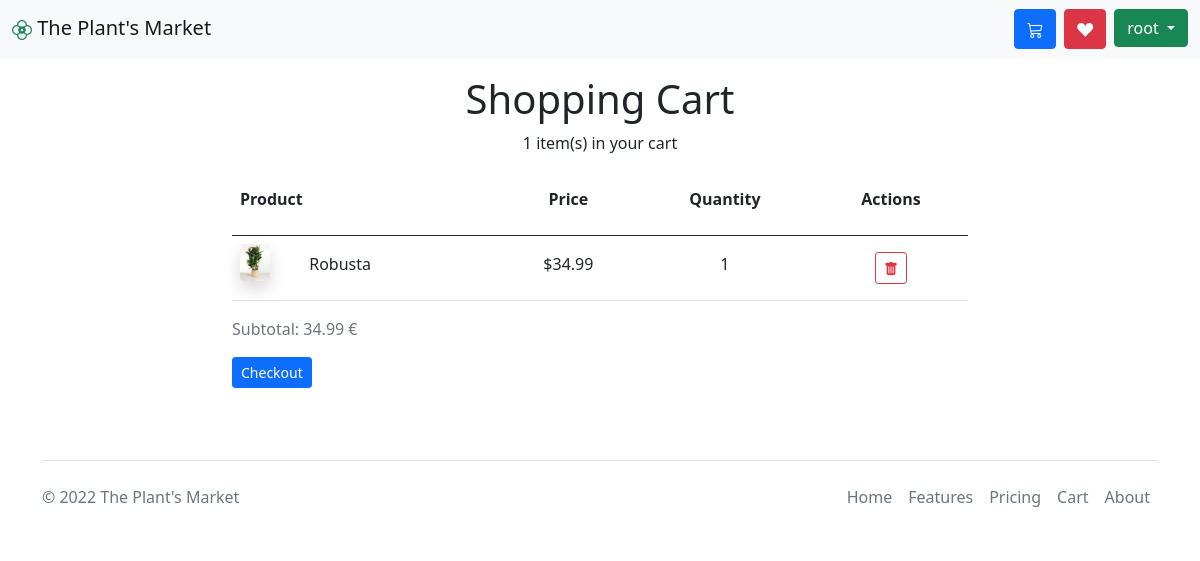
Screenshot of /cart/ (signed in) with the database file from the repository.
### store/models.py (models this page shows, shortened)
class Shopper(AbstractUser):
    favorite = models.ManyToManyField(Product)

class Product(models.Model):
    name = models.CharField(max_length=128)
    slug = models.SlugField(max_length=128)
    price = models.FloatField(default=0.0)
    quantity = models.IntegerField(default=0)
    description = models.TextField(blank=True)
    picture = models.ImageField(upload_to='img', blank=False, null=True)
    category = models.ForeignKey(Category, on_delete=models.SET_NULL, null=True)

### store/views.py (the view, shortened to what this page needs)
# urls.py: path('cart/', cart, name="cart"),
@login_required
def cart(request):
    get_cart = Cart.objects.get(user=request.user)
    cart_articles = CartProduct.objects.filter(user_cart=get_cart)
    products = []
    total = 0
    for i in cart_articles:
        get_product = Product.objects.get(id=i.product_id)
        get_product.quantity = i.quantity
        products.append(get_product)
        total += get_product.price * i.quantity
    return render(request, 'store/cart.html',
                  context={"cart_articles": products, "quantities": cart_articles, "total": total,
                           "products_number": len(products)})

### store/templates/store/cart.html (shortened to what this page needs)
{% extends 'base.html' %}
{% block content %}
    <section class="pt-3 pb-5">
        <div class="container">
            <div class="row">
                <div class="col-lg-2 col-md-2 col-2"></div>
                <div class="col-lg-8 col-md-8 col-8">
                    <h3 class="display-6 mb-2 text-center">Shopping Cart</h3>
                    <p class="mb-3 text-center">
                        {{ products_number }} item(s) in your cart
                    </p>
                    <table class="table table-condensed table-responsive">
                        <thead>
                        <tr>
                            <td>
                                <div class="row">
                                    <div class="col-md-9 mt-sm-2">
                                        <p class="center"><b>Product</b></p>
                                    </div>
                                </div>
                            </td>
                            <td>
                                <div class="mt-sm-2">
                                    <p class="text-center"><b>Price</b></p>
                                </div>
                            </td>
                            <td>
                                <div class="mt-sm-2">
                                    <p class="text-center"><b>Quantity</b></p>
                                </div>
                            </td>
                            <td>
                                <div class="mt-sm-2">
                                    <p class="text-center"><b>Actions</b></p>
                                </div>
                            </td>
                        </tr>
                        </thead>
                        <tbody>
                        {% for cart_article in cart_articles %}
                            <tr>
                                <td data-th="Product">
                                    <div class="row">
                                        <div class="col-md-3 text-left">
                                            <img width="30" height="30" src="{{ cart_article.picture.url }}" alt=""
                                                 class="img-fluid d-none d-md-block rounded mb-2 shadow ">
                                        </div>
                                        <div class="col-md-9 mt-sm-2">
                                            {{ cart_article.name }}{{ org }}
                                        </div>
                                    </div>
                                </td>
                                <td data-th="Price">
                                    <div class="mt-sm-2">
                                        <p class="text-center">${{ cart_article.price }}</p>
                                    </div>
                                </td>
                                <td data-th="Quantity">
                                    <div class="mt-sm-2">
                                      <p class="text-center">{{ cart_article.quantity }}</p>
                                    </div>
                                </td>
                                <td class="actions">
                                    <div class="mt-sm-2 text-center">
                                        <a href="{% url 'delete-product-to-cart' cart_article.slug %}" class="btn btn-outline-danger btn-sm btn-md mb-2">
                                            <i class="bi bi-trash-fill"></i>
                                        </a>
                                    </div>
                                </td>
                            </tr>
                        {% endfor %}
                        </tbody>
                    </table>
                    <div class="row">
                        <div class="col-lg-6 col-md-6 col-6 text-muted">
                            Subtotal: {{ total }} €
                        </div>
                        <form action="/cart/" method="POST">
                            <button class="btn btn-sm btn-primary mt-3">Checkout</button>
                        </form>
                    </div>
                </div>
                <div class="col-lg-2 col-md-2 col-2"></div>
            </div>
        </div>
    </section>
{% endblock %}

### templates/base.html (shortened to what this page needs)
{% load static %}
<!DOCTYPE html>
<html lang="en">
<head>
    <link href="https://cdn.jsdelivr.net/npm/bootstrap@5.0.2/dist/css/bootstrap.min.css" rel="stylesheet"
>
    <link rel="stylesheet" href="https://cdn.jsdelivr.net/npm/bootstrap-icons@1.9.1/font/bootstrap-icons.css">
    <link rel="stylesheet" href="{% static 'css/signin.css' %}">
    <link rel="stylesheet" href="{% static 'css/custom.css' %}">
</head>
<header>
    <nav class="navbar navbar-light bg-light">
        <div class="container-fluid">
            <a class="navbar-brand" href="{% url 'index' %}"><i class="bi bi-flower2 text-success"></i>&nbsp;The Plant's
                Market</a>
            <form class="d-flex">
                {% if user.cart %}
                    <a href="{% url 'cart' %}" class="btn btn-primary me-2"><i class="bi bi-cart3"></i></a>
                {% endif %}
                {% if user.is_authenticated %}
                    <a href="{% url 'show-favorite' %}" class="btn btn-danger me-2"><i
                            class="bi bi-suit-heart-fill"></i></a>
                    <div class="dropdown">
                        <button class="btn btn-success dropdown-toggle" type="button" id="dropdownMenuLink"
                                data-bs-toggle="dropdown" aria-expanded="false">
                            {{ user.username }}
                        </button>
                    </div>
                {% else %}
                    <a href="{% url 'login' %}" class="btn btn-success">Login</a>
                {% endif %}
            </form>
        </div>
    </nav>
</header>
<body>
{% block content %}
{% endblock %}
<div class="container mt-4">
    <footer class="d-flex flex-wrap justify-content-between align-items-center py-3 my-4 border-top">
        <p class="col-md-4 mb-0 text-muted">© 2022 The Plant's Market</p>
        <ul class="nav col-md-4 justify-content-end">
            <li class="nav-item"><a href="#" class="nav-link px-2 text-muted">Home</a></li>
            <li class="nav-item"><a href="#" class="nav-link px-2 text-muted">Features</a></li>
            <li class="nav-item"><a href="#" class="nav-link px-2 text-muted">Pricing</a></li>
            <li class="nav-item"><a href="#" class="nav-link px-2 text-muted">Cart</a></li>
            <li class="nav-item"><a href="#" class="nav-link px-2 text-muted">About</a></li>
        </ul>
    </footer>
</div>
</body>
</html>

### store/static/css/signin.css (style rules this page uses)
.bi { vertical-align: -.125em; fill: currentColor; }

### rows the page displays
Shopper: username "root"
Product: picture (picture), name "Robusta", price "34.99", quantity "1"

### other values shown
{{ products_number }} "1"
{{ total }} "34.99"
